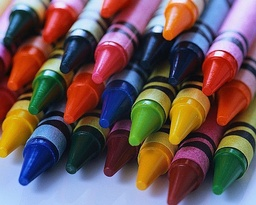
#> input picture assignment1/image_set/crayons.jpg, 256 x 205 px, shrunk from 600 x 480 before the run, found by its file name
$ python lab_1_session_2_code.py
#> lines starting #> are read from the running program, lines starting #| are printed output that depends on the picture
import cv2
import numpy as np

# path
path=''

# flag: 0 grayscale
# flag: 1 color
Image=cv2.imread('crayons.jpg',1)
#> Image is the input picture: shape (205, 256, 3); mean B, G, R 87.5, 86.5, 109.2


#show image
cv2.imshow('W',Image)
cv2.waitKey(0)
cv2.destroyAllWindows()


#write image
cv2.imwrite('messigray.png',Image)


# simple smoothing
kernel = np.ones((7,7),np.float32)/25


# gaussian smoothing
# guassian kernel
kernel = np.zeros((7,7),np.float32)
varx=2
vary=2
centerx=round(kernel.shape[0]/2)-1
centery=round(kernel.shape[1]/2)-1

for i in range(kernel.shape[0]):
    for j in range(kernel.shape[1]):
        kernel[i,j]=np.exp( -( (i-centerx)**2 /(2*(varx**2)) + (j-centery)**2 / (2*(vary**2)) ) )


kernel= kernel / np.sum(kernel)
dst_Image = cv2.filter2D(Image,-1,kernel)

cv2.imshow('W1',dst_Image)
cv2.waitKey(0)
# cv2.destroyAllWindows()


#writing our own image filtering
#naive way

DstimageB=np.zeros((Image.shape[0],Image.shape[1]),np.float32)
DstimageG=np.zeros((Image.shape[0],Image.shape[1]),np.float32)
DstimageR=np.zeros((Image.shape[0],Image.shape[1]),np.float32)
for i in range(centerx,Image.shape[0]-centerx):
    print(i)
    for j in range(centery,Image.shape[1]-centery):

        val=0
        for k in range (-centerx,centerx):
            for l in range(-centery,centery):
                val= val + Image[i+k,j+l,:] * kernel[ k+ centerx, l+centery ]

        DstimageB[i, j]= val[0]
        DstimageG[i, j] = val[1]
        DstimageR[i, j] = val[2]
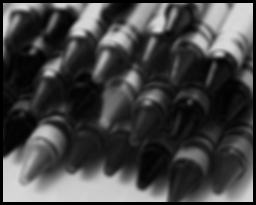
#> DstimageB: shape (205, 256) float32; min 0, max 218.6, mean 68
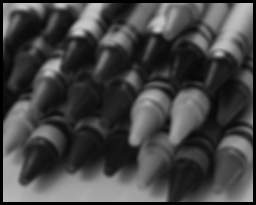
#> DstimageG: shape (205, 256) float32; min 0, max 202.1, mean 68.2
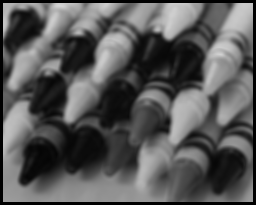
#> DstimageR: shape (205, 256) float32; min 0, max 212.1, mean 87.3
Dstimage=np.dstack((DstimageB,DstimageG,DstimageR)).astype(np.uint8)
# Dstimage.astype(np.uint8)
cv2.imshow('W2',Dstimage)
cv2.waitKey(0)
cv2.destroyAllWindows()


# we can do with 2 fors

DstimageB=np.zeros((Image.shape[0],Image.shape[1]),np.float32)
DstimageG=np.zeros((Image.shape[0],Image.shape[1]),np.float32)
DstimageR=np.zeros((Image.shape[0],Image.shape[1]),np.float32)

# kernelF=np.dstack((kernel,kernel,kernel))

for i in range(centerx,Image.shape[0]-centerx):
    print(i)
    for j in range(centery,Image.shape[1]-centery):

        DstimageB[i, j]= np.sum(Image[i-centerx:i+centerx+1,j-centery:j+centery+1,0] * kernel)
        DstimageG[i, j] = np.sum(Image[i-centerx:i+centerx+1,j-centery:j+centery+1,1] * kernel)
        DstimageR[i, j] = np.sum(Image[i-centerx:i+centerx+1,j-centery:j+centery+1,2] * kernel)
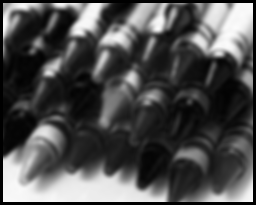
#> DstimageB: shape (205, 256) float32; min 0, max 252.1, mean 78.8
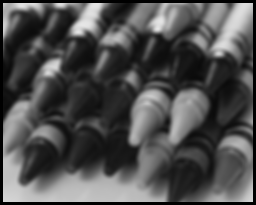
#> DstimageG: shape (205, 256) float32; min 0, max 230.6, mean 78.9
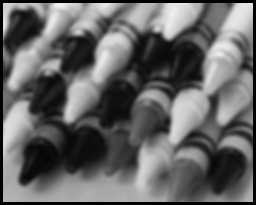
#> DstimageR: shape (205, 256) float32; min 0, max 241.8, mean 101


Dstimage=np.dstack((DstimageB,DstimageG,DstimageR)).astype(np.uint8)
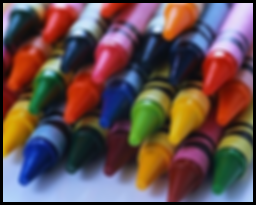
#> Dstimage: shape (205, 256, 3); mean of channels 0, 1, 2 78.3, 78.4, 100.5; drawn as B, G, R
# Dstimage.astype(np.uint8)
cv2.imshow('W3',Dstimage)
cv2.waitKey(0)
cv2.destroyAllWindows()

$ run again, with assignment1/image_set/oldwell.jpg copied over assignment1/image_set/crayons.jpg
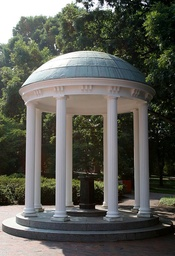
#> input picture assignment1/image_set/oldwell.jpg, 175 x 256 px, shrunk from 525 x 768 before the run, found by its file name
#> Image is the input picture: shape (256, 175, 3); mean B, G, R 85.1, 92.2, 91.5
#> after the loop `for i in range(centerx,Image.shape[0]-centerx):`:
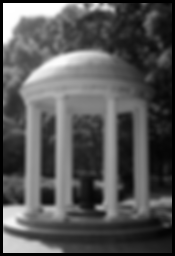
#> DstimageG: shape (256, 175) float32; min 0, max 255, mean 86.5
#> `Dstimage=np.dstack((DstimageB,DstimageG,DstimageR)).astype(np.uint8)`:
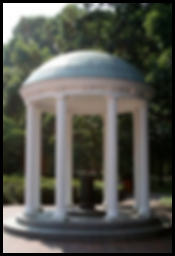
#> Dstimage: shape (256, 175, 3); mean of channels 0, 1, 2 79.3, 86, 85.3; drawn as B, G, R

$ run again, with assignment1/image_set/pencils.jpg copied over assignment1/image_set/crayons.jpg
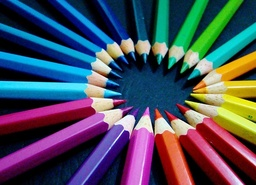
#> input picture assignment1/image_set/pencils.jpg, 256 x 185 px, shrunk from 467 x 338 before the run, found by its file name
#> Image is the input picture: shape (185, 256, 3); mean B, G, R 94, 78.3, 74.1
#> after the loop `for i in range(centerx,Image.shape[0]-centerx):`:
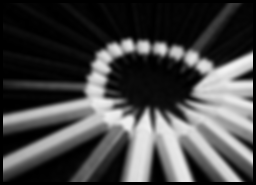
#> DstimageR: shape (185, 256) float32; min 0, max 242.7, mean 71.3
#> `Dstimage=np.dstack((DstimageB,DstimageG,DstimageR)).astype(np.uint8)`:
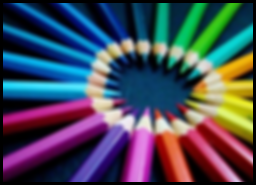
#> Dstimage: shape (185, 256, 3); mean of channels 0, 1, 2 89.9, 74.8, 70.9; drawn as B, G, R
